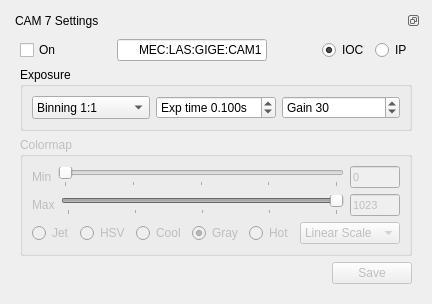
        <widget class="QWidget" name="tab_7">
         <attribute name="title">
          <string>C 7</string>
         </attribute>
         <layout class="QGridLayout" name="gridLayout_4">
          <item row="0" column="0">
           <widget class="QDockWidget" name="dockWidget_1_7">
            <property name="features">
             <set>QDockWidget::DockWidgetFloatable|QDockWidget::DockWidgetMovable</set>
            </property>
            <property name="windowTitle">
             <string>CAM 7 Settings</string>
            </property>
            <widget class="QWidget" name="dockWidgetContents_1_7">
             <layout class="QGridLayout" name="gridLayout_41">
              <item row="0" column="0">
               <layout class="QHBoxLayout" name="horizontalLayout_51">
                <item>
                 <widget class="QCheckBox" name="cB_on_7">
                  <property name="cursor">
                   <cursorShape>PointingHandCursor</cursorShape>
                  </property>
                  <property name="text">
                   <string>On</string>
                  </property>
                  <property name="checked">
                   <bool>false</bool>
                  </property>
                 </widget>
                </item>
                <item>
                 <spacer name="horizontalSpacer_21">
                  <property name="orientation">
                   <enum>Qt::Horizontal</enum>
                  </property>
                  <property name="sizeHint" stdset="0">
                   <size>
                    <width>40</width>
                    <height>20</height>
                   </size>
                  </property>
                 </spacer>
                </item>
                <item>
                 <widget class="QLineEdit" name="lEpvname_7">
                  <property name="sizePolicy">
                   <sizepolicy hsizetype="Preferred" vsizetype="Preferred">
                    <horstretch>0</horstretch>
                    <verstretch>0</verstretch>
                   </sizepolicy>
                  </property>
                  <property name="minimumSize">
                   <size>
                    <width>150</width>
                    <height>0</height>
                   </size>
                  </property>
                  <property name="maximumSize">
                   <size>
                    <width>16777215</width>
                    <height>30</height>
                   </size>
                  </property>
                  <property name="text">
                   <string>MEC:LAS:GIGE:CAM1</string>
                  </property>
                  <property name="alignment">
                   <set>Qt::AlignRight|Qt::AlignTrailing|Qt::AlignVCenter</set>
                  </property>
                 </widget>
                </item>
                <item>
                 <spacer name="horizontalSpacer_57">
                  <property name="orientation">
                   <enum>Qt::Horizontal</enum>
                  </property>
                  <property name="sizeHint" stdset="0">
                   <size>
                    <width>40</width>
                    <height>20</height>
                   </size>
                  </property>
                 </spacer>
                </item>
                <item>
                 <widget class="QRadioButton" name="rB_iocmod_7">
                  <property name="text">
                   <string>IOC</string>
                  </property>
                  <property name="checked">
                   <bool>true</bool>
                  </property>
                 </widget>
                </item>
                <item>
                 <widget class="QRadioButton" name="rB_ipmod_7">
                  <property name="text">
                   <string>IP</string>
                  </property>
                 </widget>
                </item>
               </layout>
              </item>
              <item row="1" column="0">
               <widget class="QGroupBox" name="groupBox_25">
                <property name="title">
                 <string>Exposure</string>
                </property>
                <layout class="QGridLayout" name="gridLayout_42">
                 <item row="0" column="2">
                  <widget class="QSpinBox" name="iS_gain_7">
                   <property name="suffix">
                    <string/>
                   </property>
                   <property name="prefix">
                    <string>Gain </string>
                   </property>
                   <property name="maximum">
                    <number>35</number>
                   </property>
                   <property name="value">
                    <number>30</number>
                   </property>
                  </widget>
                 </item>
                 <item row="0" column="0">
                  <widget class="QComboBox" name="cmB_bin_7">
                   <property name="sizePolicy">
                    <sizepolicy hsizetype="Preferred" vsizetype="Preferred">
                     <horstretch>0</horstretch>
                     <verstretch>0</verstretch>
                    </sizepolicy>
                   </property>
                   <property name="maximumSize">
                    <size>
                     <width>16777215</width>
                     <height>16777215</height>
                    </size>
                   </property>
                   <item>
                    <property name="text">
                     <string>Binning 1:1</string>
                    </property>
                   </item>
                   <item>
                    <property name="text">
                     <string>Binning 2:2</string>
                    </property>
                   </item>
                   <item>
                    <property name="text">
                     <string>Binning 3:3</string>
                    </property>
                   </item>
                   <item>
                    <property name="text">
                     <string>Binning 8:8</string>
                    </property>
                   </item>
                  </widget>
                 </item>
                 <item row="0" column="1">
                  <widget class="QDoubleSpinBox" name="dS_expt_7">
                   <property name="prefix">
                    <string>Exp time </string>
                   </property>
                   <property name="suffix">
                    <string>s</string>
                   </property>
                   <property name="decimals">
                    <number>3</number>
                   </property>
                   <property name="minimum">
                    <double>0.050000000000000</double>
                   </property>
                   <property name="maximum">
                    <double>60.000000000000000</double>
                   </property>
                   <property name="singleStep">
                    <double>0.100000000000000</double>
                   </property>
                   <property name="value">
                    <double>0.100000000000000</double>
                   </property>
                  </widget>
                 </item>
                </layout>
               </widget>
              </item>
              <item row="2" column="0">
               <widget class="QGroupBox" name="groupBox_26">
                <property name="enabled">
                 <bool>false</bool>
                </property>
                <property name="title">
                 <string>Colormap</string>
                </property>
                <layout class="QGridLayout" name="gridLayout_43">
                 <item row="0" column="0">
                  <layout class="QVBoxLayout" name="verticalLayout_29">
                   <item>
                    <layout class="QVBoxLayout" name="verticalLayout_30">
                     <item>
                      <layout class="QHBoxLayout" name="horizontalLayout_52">
                       <item>
                        <widget class="QLabel" name="labelRangeMin_7">
                         <property name="text">
                          <string>Min</string>
                         </property>
                        </widget>
                       </item>
                       <item>
                        <widget class="QSlider" name="hSRngMin_7">
                         <property name="sizePolicy">
                          <sizepolicy hsizetype="Expanding" vsizetype="Fixed">
                           <horstretch>3</horstretch>
                           <verstretch>0</verstretch>
                          </sizepolicy>
                         </property>
                         <property name="maximum">
                          <number>1023</number>
                         </property>
                         <property name="orientation">
                          <enum>Qt::Horizontal</enum>
                         </property>
                         <property name="tickPosition">
                          <enum>QSlider::TicksBelow</enum>
                         </property>
                         <property name="tickInterval">
                          <number>256</number>
                         </property>
                        </widget>
                       </item>
                       <item>
                        <widget class="QLineEdit" name="lERngMin_7">
                         <property name="sizePolicy">
                          <sizepolicy hsizetype="Fixed" vsizetype="Fixed">
                           <horstretch>1</horstretch>
                           <verstretch>0</verstretch>
                          </sizepolicy>
                         </property>
                         <property name="minimumSize">
                          <size>
                           <width>10</width>
                           <height>0</height>
                          </size>
                         </property>
                         <property name="maximumSize">
                          <size>
                           <width>50</width>
                           <height>16777215</height>
                          </size>
                         </property>
                         <property name="font">
                          <font>
                           <pointsize>8</pointsize>
                          </font>
                         </property>
                         <property name="text">
                          <string>0</string>
                         </property>
                        </widget>
                       </item>
                      </layout>
                     </item>
                     <item>
                      <layout class="QHBoxLayout" name="horizontalLayout_53">
                       <item>
                        <widget class="QLabel" name="labelRangeMax_7">
                         <property name="text">
                          <string>Max</string>
                         </property>
                        </widget>
                       </item>
                       <item>
                        <widget class="QSlider" name="hSRngMax_7">
                         <property name="sizePolicy">
                          <sizepolicy hsizetype="Expanding" vsizetype="Fixed">
                           <horstretch>3</horstretch>
                           <verstretch>0</verstretch>
                          </sizepolicy>
                         </property>
                         <property name="maximum">
                          <number>1023</number>
                         </property>
                         <property name="sliderPosition">
                          <number>1023</number>
                         </property>
                         <property name="orientation">
                          <enum>Qt::Horizontal</enum>
                         </property>
                         <property name="invertedAppearance">
                          <bool>false</bool>
                         </property>
                         <property name="invertedControls">
                          <bool>false</bool>
                         </property>
                         <property name="tickPosition">
                          <enum>QSlider::TicksBelow</enum>
                         </property>
                         <property name="tickInterval">
                          <number>256</number>
                         </property>
                        </widget>
                       </item>
                       <item>
                        <widget class="QLineEdit" name="lERngMax_7">
                         <property name="sizePolicy">
                          <sizepolicy hsizetype="Fixed" vsizetype="Fixed">
                           <horstretch>1</horstretch>
                           <verstretch>0</verstretch>
                          </sizepolicy>
                         </property>
                         <property name="minimumSize">
                          <size>
                           <width>10</width>
                           <height>0</height>
                          </size>
                         </property>
                         <property name="maximumSize">
                          <size>
                           <width>50</width>
                           <height>16777215</height>
                          </size>
                         </property>
                         <property name="font">
                          <font>
                           <pointsize>8</pointsize>
                          </font>
                         </property>
                         <property name="text">
                          <string>1023</string>
                         </property>
                        </widget>
                       </item>
                      </layout>
                     </item>
                     <item>
                      <layout class="QHBoxLayout" name="horizontalLayout_54">
                       <item>
                        <widget class="QRadioButton" name="rBColor_Jet_7">
                         <property name="text">
                          <string>Jet</string>
                         </property>
                        </widget>
                       </item>
                       <item>
                        <widget class="QRadioButton" name="rBColor_HSV_7">
                         <property name="text">
                          <string>HSV</string>
                         </property>
                        </widget>
                       </item>
                       <item>
                        <widget class="QRadioButton" name="rBColor_Cool_7">
                         <property name="text">
                          <string>Cool</string>
                         </property>
                        </widget>
                       </item>
                       <item>
                        <widget class="QRadioButton" name="rBColor_Gray_7">
                         <property name="text">
                          <string>Gray</string>
                         </property>
                         <property name="checked">
                          <bool>true</bool>
                         </property>
                        </widget>
                       </item>
                       <item>
                        <widget class="QRadioButton" name="rBColor_Hot_7">
                         <property name="text">
                          <string>Hot</string>
                         </property>
                         <property name="checked">
                          <bool>false</bool>
                         </property>
                        </widget>
                       </item>
                       <item>
                        <widget class="QComboBox" name="cBoxScale_7">
                         <property name="minimumSize">
                          <size>
                           <width>100</width>
                           <height>0</height>
                          </size>
                         </property>
                         <item>
                          <property name="text">
                           <string>Linear Scale</string>
                          </property>
                         </item>
                         <item>
                          <property name="text">
                           <string>Log Scale</string>
                          </property>
                         </item>
                         <item>
                          <property name="text">
                           <string>Exp Scale</string>
                          </property>
                         </item>
                        </widget>
                       </item>
                      </layout>
                     </item>
                    </layout>
                   </item>
                  </layout>
                 </item>
                </layout>
               </widget>
              </item>
              <item row="3" column="0">
               <layout class="QHBoxLayout" name="horizontalLayout_55">
                <item>
                 <spacer name="horizontalSpacer_22">
                  <property name="orientation">
                   <enum>Qt::Horizontal</enum>
                  </property>
                  <property name="sizeHint" stdset="0">
                   <size>
                    <width>40</width>
                    <height>20</height>
                   </size>
                  </property>
                 </spacer>
                </item>
                <item>
                 <widget class="QPushButton" name="pB_save_7">
                  <property name="enabled">
                   <bool>false</bool>
                  </property>
                  <property name="text">
                   <string>Save</string>
                  </property>
                 </widget>
                </item>
               </layout>
              </item>
             </layout>
            </widget>
           </widget>
          </item>
         </layout>
        </widget>
